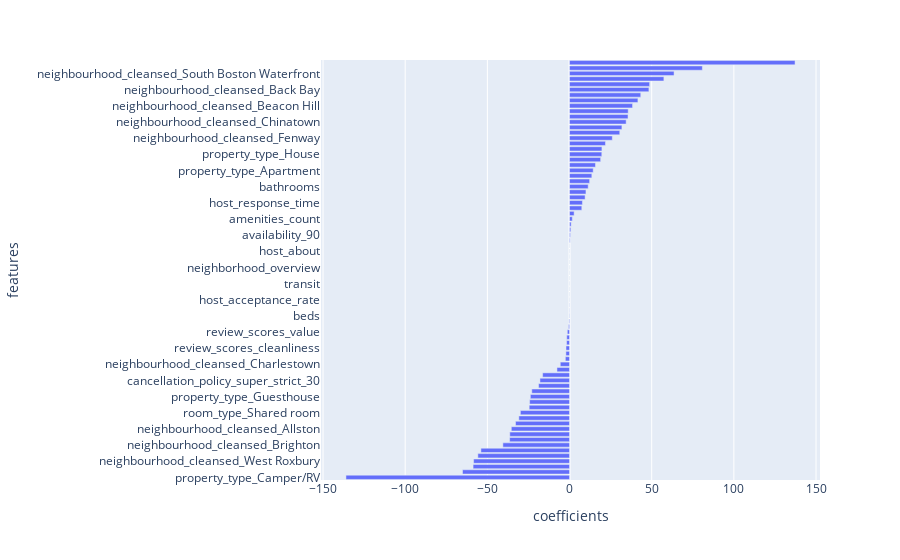

The cell this chart's notebook holds for it:
### Markdown cell above
### Feature importance

### Code cell
feature_importance = pd.DataFrame(
    {'features': X.columns, 'coefficients': lr.coef_}
).sort_values(by='coefficients')

# fig, ax = plt.subplots(figsize=(15, 10))
# sns.barplot(x='features', y='coefficients', data=feature_importance)
# plt.xticks(rotation=90)
# plt.show()

import plotly.express as px
fig = px.bar(y='features', x='coefficients', data_frame=feature_importance, height=900, orientation='h')
fig.show()

### Figure 1 — Plotly figure (JSON) as saved in the notebook; plotly's stock layout.template omitted (floating-point values rounded to 4 significant figures)
{"data": [{"alignmentgroup": "True", "hovertemplate": "coefficients=%{x}<br>features=%{y}<extra></extra>", "legendgroup": "", "marker": {"color": "#636efa"}, "name": "", "offsetgroup": "", "orientation": "h", "showlegend": false, "textposition": "auto", "type": "bar", "x": [-136.1, -65.14, -58.69, -58.37, -55.79, -53.93, -40.56, -36.45, -36.34, -35.43, -32.87, -30.85, -29.91, -24.56, -24.28, -23.85, -22.96, -18.84, -18.0, -16.37, -7.651, -5.632, -2.547, -2.208, -2.136, -1.79, -1.694, -1.355, -0.6222, -0.3611, -0.1634, -0.08447, -0.07952, -0.03955, -0.02832, -0.02719, -0.01344, -0.004275, -3.114e-05, 0.002482, 0.005147, 0.005843, 0.01155, 0.01486, 0.3554, 0.5336, 0.7624, 0.9764, 1.689, 2.792, 7.473, 7.849, 9.47, 9.996, 11.35, 12.22, 13.58, 14.39, 15.78, 18.94, 19.63, 19.72, 21.86, 26.03, 30.56, 31.87, 34.46, 35.6, 35.7, 38.36, 41.61, 43.34, 48.3, 48.75, 57.41, 63.61, 80.83, 137.2], "xaxis": "x", "y": ["property_type_Camper/RV", "neighbourhood_cleansed_Roslindale", "neighbourhood_cleansed_Dorchester", "neighbourhood_cleansed_West Roxbury", "neighbourhood_cleansed_Mattapan", "neighbourhood_cleansed_Hyde Park", "neighbourhood_cleansed_Brighton", "neighbourhood_cleansed_Longwood Medical Area", "neighbourhood_cleansed_Jamaica Plain", "neighbourhood_cleansed_Allston", "property_type_Dorm", "neighbourhood_cleansed_East Boston", "room_type_Shared room", "neighbourhood_cleansed_Mission Hill", "property_type_Entire Floor", "property_type_Guesthouse", "property_type_Villa", "room_type_Private room", "cancellation_policy_super_strict_30", "neighbourhood_cleansed_Roxbury", "neighbourhood_cleansed_South Boston", "neighbourhood_cleansed_Charlestown", "reviews_per_month", "instant_bookable", "review_scores_cleanliness", "review_scores_checkin", "cancellation_policy_strict", "review_scores_value", "review_scores_communication", "host_response_rate", "beds", "review_scores_location", "number_of_reviews", "host_acceptance_rate", "summary", "access", "transit", "house_rules", "host_since_days", "neighborhood_overview", "description", "interaction", "host_about", "space", "review_scores_rating", "availability_90", "calculated_host_listings_count", "month", "amenities_count", "review_scores_accuracy", "cancellation_policy_moderate", "host_response_time", "accommodates", "is_local", "bathrooms", "cancellation_policy_flexible", "neighbourhood_cleansed_West End", "property_type_Apartment", "neighbourhood_cleansed_North End", "property_type_Bed & Breakfast", "property_type_House", "host_is_superhost", "property_type_Boat", "neighbourhood_cleansed_Fenway", "property_type_Condominium", "neighbourhood_cleansed_Downtown", "neighbourhood_cleansed_Chinatown", "property_type_Townhouse", "neighbourhood_cleansed_South End", "neighbourhood_cleansed_Beacon Hill", "property_type_Loft", "bedrooms", "neighbourhood_cleansed_Back Bay", "room_type_Entire home/apt", "property_type_Other", "neighbourhood_cleansed_South Boston Waterfront", "neighbourhood_cleansed_Bay Village", "neighbourhood_cleansed_Leather District"], "yaxis": "y"}], "layout": {"autosize": true, "barmode": "relative", "legend": {"tracegroupgap": 0}, "margin": {"t": 60}, "xaxis": {"anchor": "y", "autorange": true, "domain": [0, 1], "range": [-151.2, 152.4], "title": {"text": "coefficients"}, "type": "linear"}, "yaxis": {"anchor": "x", "autorange": true, "domain": [0, 1], "range": [-0.5, 77.5], "title": {"text": "features"}, "type": "category"}}}
